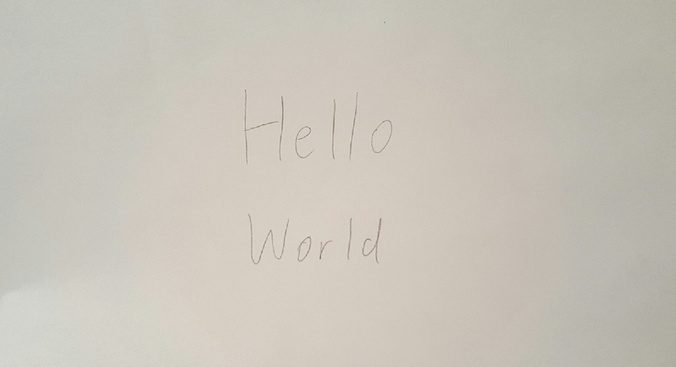
#> input picture test.jpg, 676 x 367 px, shrunk from 1186 x 645 before the run
$ python extract_letters_from_image.py   (older library calls are emulated)
#> lines starting #> are read from the running program, lines starting #| are printed output that depends on the picture; after the words box and inside, x2 and y2 are one past the last pixel; in counts of white or black regions, pixels touching at a corner belong together
import cv2
import numpy as np
from matplotlib import pyplot as plt

import segmentation
import preprocess_image


# Tried to get top answer of SO working
# http://stackoverflow.com/questions/23506105/extracting-text-opencv
# Doesn't work right now...
def detect_letters_test(image_file):
    image = cv2.imread(image_file)
    segmented_image = cv2.cvtColor(image, cv2.COLOR_BGR2GRAY)
    image = cv2.cvtColor(image, cv2.COLOR_BGR2GRAY)

    # image_sobel = cv2.Sobel(image, cv2.CV_8U, 1, 0, 3, 1, 0, cv2.BORDER_DEFAULT)
    # cv2.imshow("image_sobel", image_sobel)

    _, image_threshold = cv2.threshold(image, 165, 255, cv2.THRESH_BINARY_INV)
    # _, image_threshold = cv2.threshold(image_sobel, 0, 255, cv2.THRESH_OTSU+cv2.THRESH_BINARY)
    cv2.imshow("image_threshold", image_threshold)
    element = cv2.getStructuringElement(cv2.MORPH_CROSS, (30, 30))
    image_threshold = cv2.morphologyEx(image_threshold, cv2.MORPH_CLOSE, element)

    cv2.imshow("morphologyex", image_threshold)
    cv2.imwrite("segmentation/morphologyex.jpg", image_threshold)

    contours, _ = cv2.findContours(image_threshold, 0, 1)
    for contour in contours:
        approx_contour = cv2.approxPolyDP(contour, 3, True)

        # get rectangle bounding contour
        [x, y, w, h] = cv2.boundingRect(approx_contour)

        # discard areas that are too large
        if h > 300 and w > 300:
            continue

        # discard areas that are too small
        if h < 40 or w < 40:
            continue

        # draw rectangle around contour on original image
        cv2.rectangle(image, (x, y), (x + w, y + h), (255, 0, 255), 2)

    cv2.imshow("Image", image)
    # cv2.imshow("Segmented Image", segmented_image)
    cv2.waitKey(0)
    cv2.destroyAllWindows()


# Actually is able to draw bounding boxes
def detect_letters_bounding_boxes(image_file, show_intermediate=False):
#> called with image_file = 'test.jpg', show_intermediate = True
    image = cv2.imread(image_file)
#> image is the input picture: shape (367, 676, 3); mean B, G, R 185.6, 195.6, 200.6
    copy_for_bounding_boxes = cv2.imread(image_file)
    gray = cv2.cvtColor(image, cv2.COLOR_BGR2GRAY)  # grayscale
    # print(gray)
    # _, thresh = cv2.threshold(gray, 165, 255, cv2.THRESH_BINARY_INV)  # threshold
    _, thresh = cv2.threshold(gray, 165, 255, cv2.THRESH_BINARY_INV)  # threshold
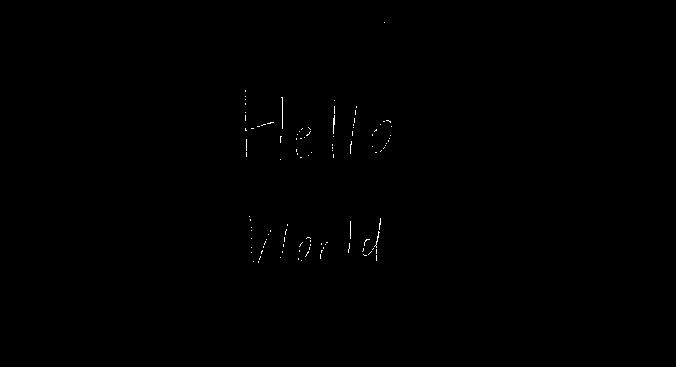
#> thresh: shape (367, 676); 0.17% white in thin lines or dots, all inside (x1, y1, x2, y2) = (245, 22, 392, 263)

    if show_intermediate:
        cv2.imshow("threshold", thresh)

    kernel = cv2.getStructuringElement(cv2.MORPH_RECT, (3, 3))
    dilated = cv2.dilate(thresh, kernel, iterations=7)  # dilate
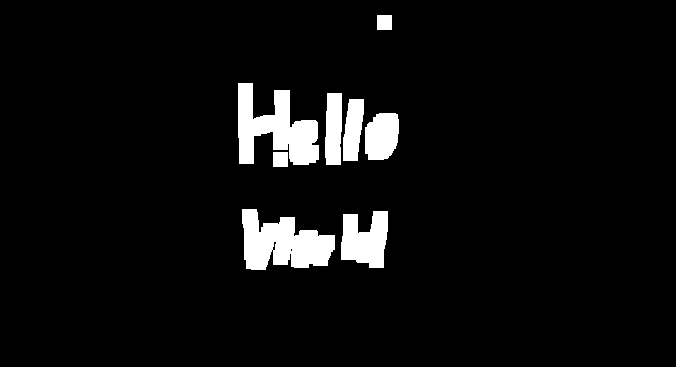
#> dilated: shape (367, 676); 5.4% white; 8 white regions

    if show_intermediate:
        cv2.imshow("dilated", dilated)

    cv2.imwrite("segmentation/dilated.jpg", dilated)

    # dilated = thresh

    contours, hierarchy = cv2.findContours(dilated, cv2.RETR_EXTERNAL, cv2.CHAIN_APPROX_NONE)  # get contours
#> contours = 8 contours; box (x1, y1, x2, y2) and area: (242, 209, 335, 270) 3540, (238, 83, 319, 165) 3534, (341, 211, 388, 268) 1882, (365, 113, 399, 160) 1288, (325, 93, 342, 165) 1033, (343, 99, 364, 161) 925, (273, 152, 288, 167) 196, (377, 15, 392, 30) 196

    bounding_boxes = []
    bounding_boxes_dimensions = []

    # for each contour found, draw a rectangle around it on original image
    for ind, contour in enumerate(contours):
        # get rectangle bounding contour
        [x, y, w, h] = cv2.boundingRect(contour)

        # These "if" statements are subject to change depending on
        # the sizes of the images we use

        # Likely too small
        if h < 40 and w < 40:
            continue

        # discard areas that are too large
        if h > 300 and w > 300:
            continue

        # filename = "bounding_box" + str(ind) + ".jpg"
        # cv2.imwrite(filename, image[y:y + h, x:x + w])
        bounding_boxes.append(copy_for_bounding_boxes[y:y + h, x:x + w])
        bounding_boxes_dimensions.append([x, y, w, h])

        # draw rectangle around contour on original image
        cv2.rectangle(image, (x, y), (x + w, y + h), (255, 0, 255), 2)
#> this loop made 8 passes
#> (x, y, w, h) on passes 1 to 8: (341, 211, 47, 57), (242, 209, 93, 61), (273, 152, 15, 15), (365, 113, 34, 47), (343, 99, 21, 62), (325, 93, 17, 72), (238, 83, 81, 82), (377, 15, 15, 15)
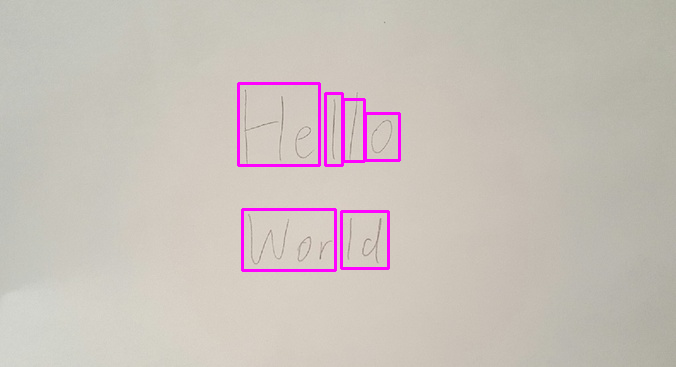
#> image: shape (367, 676, 3); 1.53% of pixels changed, all inside (x1, y1, x2, y2) = (237, 82, 401, 272)
#> after the loop, bounding_boxes = 6 items; bounding_boxes_dimensions = [[341, 211, 47, 57], [242, 209, 93, 61], [365, 113, 34, 47], [343, 99, 21, 62], [325, 93, 17, 72], [238, 83, 81, 82]]

    if show_intermediate:
        for bounding_box in bounding_boxes:
            cv2.imshow("bounding box", bounding_box)
            cv2.waitKey(0)
            cv2.destroyAllWindows()
#> this loop made 6 passes
#> pass 1, in detect_letters_bounding_boxes, `cv2.imshow("bounding box", bounding_box)`:
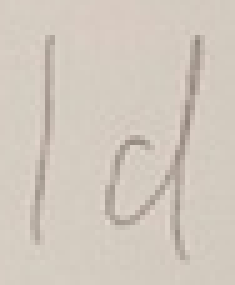
#> window 'bounding box': shape (57, 47, 3) (shown 5 times larger); mean B, G, R 189.6, 200.1, 209.2
#> pass 2, in detect_letters_bounding_boxes, `cv2.imshow("bounding box", bounding_box)`:
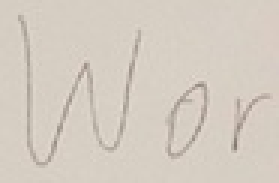
#> window 'bounding box': shape (61, 93, 3) (shown 3 times larger); mean B, G, R 193.1, 203.8, 212.3

    # write original image with added contours to disk
    # cv2.imshow("Segmented", image)
    # cv2.waitKey(0)
    # cv2.destroyAllWindows()
    return image, bounding_boxes, bounding_boxes_dimensions


def main():
    # [6 lines of commented-out code are left out]
    image_file = "test.jpg"

    # print(image.shape)
    # detect_letters_test(image_file)

    new_image, bounding_boxes, bounding_boxes_dimensions = detect_letters_bounding_boxes(image_file, True)
#> bounding_boxes = 6 items
    cv2.imwrite("segmentation/test_segmented.jpg", new_image)
    cv2.imshow("Segmented", new_image)
    cv2.waitKey(0)
    cv2.destroyAllWindows()


if __name__ == "__main__":
    main()

$ run again, with bounding_box10.jpg copied over test.jpg
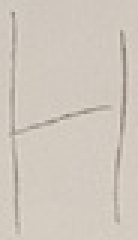
#> input picture bounding_box10.jpg, 46 x 80 px, shrunk from 81 x 141 before the run (shown 3 times larger)
#> in detect_letters_bounding_boxes, image is the input picture: shape (80, 46, 3); mean B, G, R 189, 199.2, 207.7
#> in detect_letters_bounding_boxes, `_, thresh = cv2.threshold(gray, 165, 255, cv2.THRESH_BINARY_INV)`:
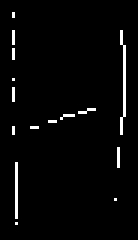
#> thresh: shape (80, 46) (shown 3 times larger); 2.7% white in thin lines or dots, all inside (x1, y1, x2, y2) = (4, 4, 42, 75)
#> dilated: shape (80, 46); 63.4% white; 2 black regions
#> contours = 1 contour; box (x1, y1, x2, y2) and area: (0, 0, 46, 80) 2154
#> the loop in detect_letters_bounding_boxes, `for ind, contour in enumerate(contours):` made 1 pass
#> (ind, x, y, w, h) on pass 1: (0, 0, 0, 46, 80)
#> after the loop in detect_letters_bounding_boxes, `for ind, contour in enumerate(contours):`:
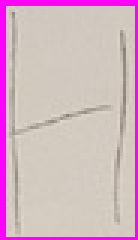
#> image: shape (80, 46, 3) (shown 3 times larger); 10.03% of pixels changed, all inside (x1, y1, x2, y2) = (0, 0, 46, 80)
#> after the loop in detect_letters_bounding_boxes, `for ind, contour in enumerate(contours):`: bounding_boxes = 1 item; bounding_boxes_dimensions = [[0, 0, 46, 80]]
#> the loop in detect_letters_bounding_boxes, `for bounding_box in bounding_boxes:` made 1 pass
#> in main, `new_image, bounding_boxes, bounding_boxes_dimensions = detect_letters_..`: bounding_boxes = 1 item; bounding_boxes_dimensions = [[0, 0, 46, 80]]
